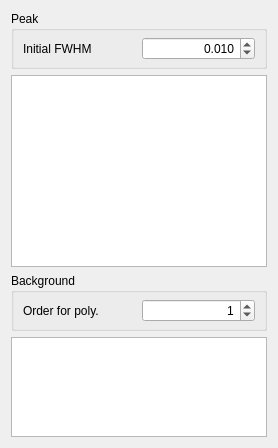
           <widget class="QWidget" name="tab_PeakFitConfig">
            <attribute name="title">
             <string>Config</string>
            </attribute>
            <layout class="QVBoxLayout" name="verticalLayout_13">
             <item>
              <widget class="QGroupBox" name="groupBox_25">
               <property name="title">
                <string>Peak</string>
               </property>
               <property name="flat">
                <bool>true</bool>
               </property>
               <layout class="QGridLayout" name="gridLayout_19">
                <property name="topMargin">
                 <number>6</number>
                </property>
                <property name="bottomMargin">
                 <number>6</number>
                </property>
                <item row="0" column="0">
                 <widget class="QLabel" name="label_13">
                  <property name="text">
                   <string>Initial FWHM</string>
                  </property>
                 </widget>
                </item>
                <item row="0" column="1">
                 <widget class="QDoubleSpinBox" name="doubleSpinBox_InitialFWHM">
                  <property name="alignment">
                   <set>Qt::AlignRight|Qt::AlignTrailing|Qt::AlignVCenter</set>
                  </property>
                  <property name="decimals">
                   <number>3</number>
                  </property>
                  <property name="singleStep">
                   <double>0.001000000000000</double>
                  </property>
                  <property name="value">
                   <double>0.010000000000000</double>
                  </property>
                 </widget>
                </item>
               </layout>
              </widget>
             </item>
             <item>
              <widget class="QTableWidget" name="tableWidget_PeakConstraints"/>
             </item>
             <item>
              <widget class="QGroupBox" name="groupBox_31">
               <property name="title">
                <string>Background</string>
               </property>
               <property name="flat">
                <bool>true</bool>
               </property>
               <layout class="QHBoxLayout" name="horizontalLayout_3">
                <property name="topMargin">
                 <number>6</number>
                </property>
                <property name="bottomMargin">
                 <number>6</number>
                </property>
                <item>
                 <widget class="QLabel" name="label_14">
                  <property name="text">
                   <string>Order for poly.</string>
                  </property>
                 </widget>
                </item>
                <item>
                 <widget class="QSpinBox" name="spinBox_BGPolyOrder">
                  <property name="alignment">
                   <set>Qt::AlignRight|Qt::AlignTrailing|Qt::AlignVCenter</set>
                  </property>
                  <property name="value">
                   <number>1</number>
                  </property>
                 </widget>
                </item>
               </layout>
              </widget>
             </item>
             <item>
              <widget class="QTableWidget" name="tableWidget_BackgroundConstraints">
               <property name="sizePolicy">
                <sizepolicy hsizetype="Expanding" vsizetype="Minimum">
                 <horstretch>0</horstretch>
                 <verstretch>0</verstretch>
                </sizepolicy>
               </property>
               <property name="minimumSize">
                <size>
                 <width>0</width>
                 <height>100</height>
                </size>
               </property>
               <property name="maximumSize">
                <size>
                 <width>16777215</width>
                 <height>100</height>
                </size>
               </property>
              </widget>
             </item>
            </layout>
           </widget>
